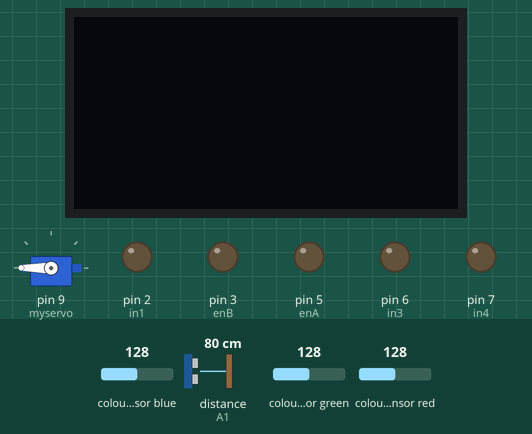
This sketch was run on a simulated Arduino Uno, built with avr-gcc and run on an emulated ATmega328P. On the bench: 128×64 one-colour display, servo, output pins drawn as LEDs (lit = HIGH). Wiring (inferred from the names in the program): TCS3200 colour sensor: output pin 10; S2 pin 8; S3 pin 11; S0 pin 12; S1 pin 13; ultrasonic range finder: trigger A0; echo A1. The inputs (shaded band) are chosen by the test bench; at power-on: distance to the obstacle (sensor on A1) 80 cm, colour sensor blue 128, colour sensor green 128, colour sensor red 128. The echo pulse lasts 58.3 µs per cm; pins used as bus, display or sensor lines are not drawn.

Above: at 4.2 s.
4.3 s: distance to the obstacle (sensor on A1) set to 15 cm
7.3 s: distance to the obstacle (sensor on A1) set to 12 cm
At 8.6 s:
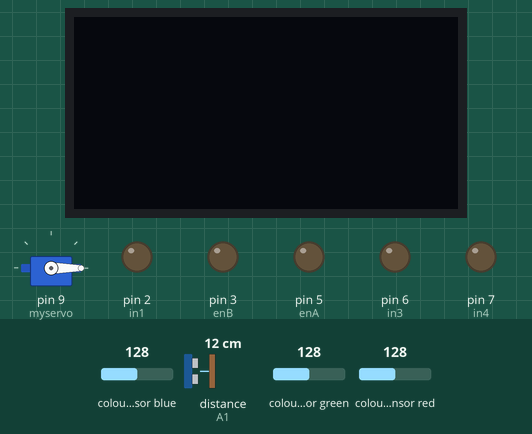
10.3 s: distance to the obstacle (sensor on A1) set to 2 cm
At 13.1 s:
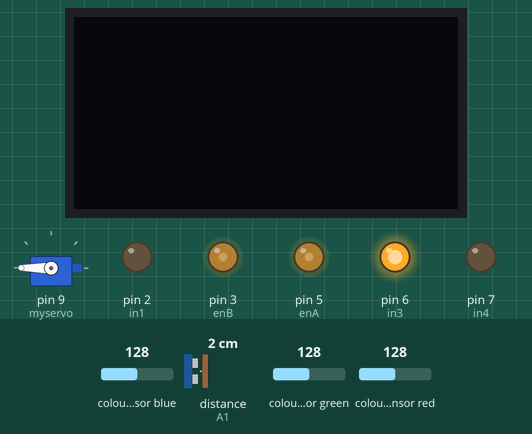
13.3 s: distance to the obstacle (sensor on A1) set to 18 cm
At 16.2 s:
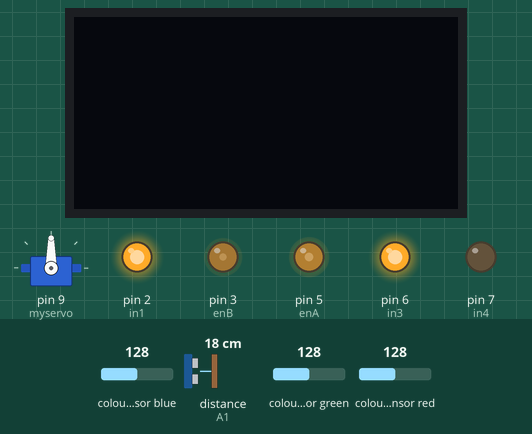
Timing chart, 0 to 17.3 s (numbered marks = the images above; inputs shaded):
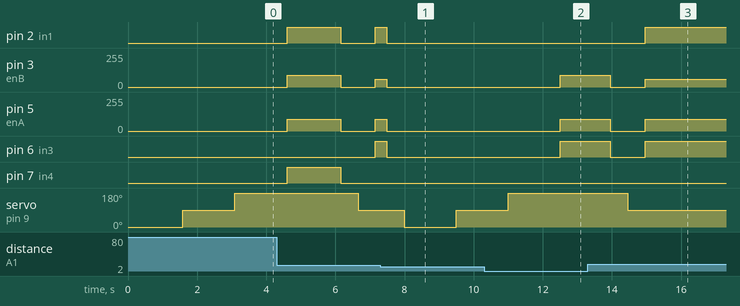

The sketch:

sonsonsonver.ino
```cpp
#include <Servo.h>
#include <Adafruit_SSD1306.h>
Adafruit_SSD1306 display(4);

const int enA = 5;
const int enB = 3;
const int in1 = 2;
const int in2 = 4;
const int in3 = 6;
const int in4 = 7;
int trigPin = A0;
int echoPin = A1;
const int s0 = 12;
const int s1 = 13;
const int s2 = 8;
const int s3 = 11;
const int colorsensorOut = 10;

int red = 0;
int green = 0;
int blue = 0;
String color;
int i=0;
int j=0;
Servo myservo;
struct Data{
  int dis;
  String dir;
};
long times;
long distance=0;
int distance_straight, distance_left, distance_right;
unsigned long start_time = 0;
unsigned long finish_time = 0;
int first = 0, second = 0;

void setup() {
  display.begin(SSD1306_SWITCHCAPVCC, 0x3C);
  display.clearDisplay();
  display.display();
  pinMode(s0, OUTPUT);
  pinMode(s1, OUTPUT);
  pinMode(s2, OUTPUT);
  pinMode(s3, OUTPUT);
  pinMode(colorsensorOut, INPUT);
  digitalWrite(s1,LOW);
  digitalWrite(s0,HIGH);
  Serial.begin(9600);
  pinMode(in1, OUTPUT);
  pinMode(in2, OUTPUT);
  pinMode(in3, OUTPUT);
  pinMode(in4, OUTPUT);
  pinMode(enA, OUTPUT);
  pinMode(enB, OUTPUT);
  pinMode(trigPin, OUTPUT);
  pinMode(echoPin,INPUT);
  Serial.begin(9600);
  myservo.attach(9);
  start_time = 0;
  finish_time = 0;
}

void loop() {
  if(first == 0){
    start_time = millis();
    first++;
  }
  readColor();
  if(color.equals("RED")){
     stops();
     if(second == 0){
       finish_time = millis();
       second++;
     }
     String runtime =  convertingTime(finish_time - start_time);
     display.clearDisplay();
     display.setTextColor(WHITE);
     display.setCursor(15,13);
     display.println(runtime);
     display.display();
  }
  else if (color.equals("GREEN") && i<2){
      turnLeft();
      stops();
      myservo.write(90);
      delay(500);
      int fordistance=measure();
      while(fordistance>=17){
        forward();
        fordistance=measure();
      }
      stops();
      i++;
  }
  else if (color.equals("BLUE") && j%2==0){
      turnRight();
      turnRight();
      stops();
      myservo.write(90);
      delay(500);
      int fordistance=measure();
      while(fordistance>=17){
        forward();
        fordistance=measure();
      }
      stops();
      j++;
  }
  else
  {
    j=0;
    Data data = getDistancesandDirection();
    if(data.dir.equals("right")){
      turnRight();
      stops();
      myservo.write(90);
      delay(500);
      int fordistance=measure();
      while(fordistance>=17){
        forward();
        fordistance=measure();
      }
      stops();
    }
    else if (data.dir.equals("left")){
      turnLeft();
      stops();
      myservo.write(90);
      delay(500);
      int fordistance=measure();
      while(fordistance>=13){
        forward();
        fordistance=measure();
      }
      stops();
    }
    else if (data.dir.equals("straight")){
      myservo.write(90);
      delay(500);
      int fordistance=measure();
      while(fordistance>=17){
        forward();
        fordistance=measure();
      }
      stops();
    }
    else{
      stops();
    }
  }
}
void forward(){
  analogWrite(enA,  90);
  digitalWrite(in2, LOW );
  digitalWrite(in1, HIGH );
  analogWrite(enB,  60);
  digitalWrite(in3, HIGH );
  digitalWrite(in4, LOW);
  delay(328);
}
void turnRight(){
  analogWrite(enA,  90);
  digitalWrite(in2, HIGH );
  digitalWrite(in1, LOW );
  analogWrite(enB,  90);
  digitalWrite(in3, HIGH );
  digitalWrite(in4, LOW);
  delay(1450);
}
void turnLeft(){
  analogWrite(enA,  90);
  digitalWrite(in2, LOW );
  digitalWrite(in1, HIGH );
  analogWrite(enB,  90);
  digitalWrite(in3, LOW );
  digitalWrite(in4, HIGH);
  delay(1550);
}
void stops(){
  analogWrite(enA,  0);
  digitalWrite(in1, LOW );
  digitalWrite(in2, LOW );
  analogWrite(enB, 0);
  digitalWrite(in3, LOW);
  digitalWrite(in4, LOW);
  delay(500);
}

Data getDistancesandDirection(){
  for(int k=0; k<=180; k=k+90){
    for(int j=0;j<3;j++){
      myservo.write(k);
      delay(500);
      digitalWrite(trigPin, LOW);
      delayMicroseconds(10);
      digitalWrite(trigPin, HIGH);
      delayMicroseconds(10);
      digitalWrite(trigPin, LOW);
      times = pulseIn(echoPin, HIGH);
      int x = times / 58.2;
      if(x > 200){
        x = 200;
      }
      distance += x;
      delayMicroseconds(500);
    }
    distance = distance / 3;
    if(k == 0) distance_right = distance;
    else if(k == 90) distance_straight = distance;
    else distance_left = distance;
    distance=0;
  }
  Data data;
  if(distance_right>distance_left && distance_right>distance_straight){
    data.dir = "right";
    data.dis = distance_right;
  }
  else if(distance_straight>distance_right && distance_straight>distance_left){
    data.dir = "straight";
    data.dis = distance_straight;
  }
  else{
    data.dir = "left";
    data.dis = distance_left;
  }
  return data;
}

int measure(){
  digitalWrite(trigPin, LOW);
  delayMicroseconds(10);
  digitalWrite(trigPin, HIGH);
  delayMicroseconds(10);
  digitalWrite(trigPin, LOW);
  times = pulseIn(echoPin, HIGH);
  int x = times / 58.2;
  if(x > 200){
    x = 200;
  }
  return x;
}

void readColor(){
  for (int t = 0; t < 10; t++)
  {
    digitalWrite(s2, LOW);
    digitalWrite(s3, LOW);
    red = red + pulseIn(colorsensorOut, LOW);

    digitalWrite(s2, HIGH);
    digitalWrite(s3, HIGH);
    green = green + pulseIn(colorsensorOut, LOW);

    digitalWrite(s2, LOW);
    digitalWrite(s3, HIGH);
    blue = blue + pulseIn(colorsensorOut, LOW);
  }
  red = red/10;
  green = green/10;
  blue = blue/10;
  if (red >= 75 && red <= 100  && green >= 55 && green <= 85 && blue >= 95 && blue <= 115) color = "GREEN";
  else if (red >= 45 && red <= 60 && green >= 125 && green <= 150 && blue >= 100 && blue <= 120) color = "RED";
  else if (red >= 95 && red <= 120 && green >= 65 && green <= 85 && blue >= 35 && blue <= 55) color = "BLUE";
  else  color = "NO_COLOR";
}
String convertingTime(unsigned long times){
  unsigned long allseconds = times/1000;
  int runMinutes = allseconds/60;
  int runSeconds = allseconds%60;
  String buf = "Run Time: " +  String(runMinutes, DEC) + ":" + String(runSeconds, DEC);
  return buf;
}
```

Measured:
- the behaviour switches between 14 and 13 cm on distance to the obstacle (sensor on A1) (found by bisection; images 0 and 1)
- after the input at 7.3 s, pin 2 (in1), pin 6 (in3): HIGH → LOW after 0.19 s; pin 3 (enB): 60/255 → 0/255 after 0.19 s; pin 5 (enA): 90/255 → 0/255 after 0.19 s; servo on pin 9 (myservo): 90° → 0° after 0.69 s, → 90° 1.5 s later
- after the input at 10.3 s, pin 2 (in1), pin 7 (in4): stays LOW (without the input it goes to HIGH after 2.2 s); pin 6 (in3): LOW → HIGH after 2.2 s
- after the input at 13.3 s, pin 2 (in1): LOW → HIGH after 1.7 s; servo on pin 9 (myservo): goes on until 14.5 s, then stays 90°
